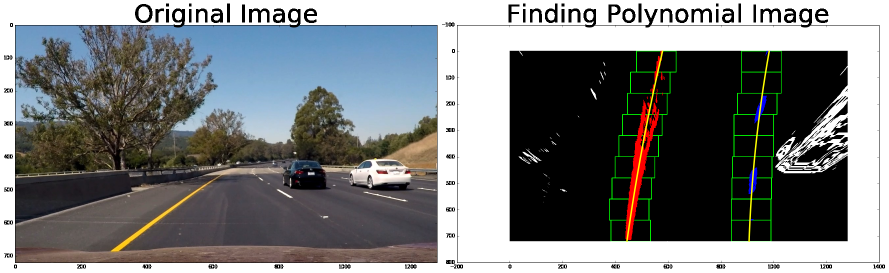
#> input picture WriteupResources/Finding_Lanes.png, 1777 x 546 px (shown at 1/2 size)
$ python -i AdvancedLaneFinding.py   (imports and definitions only)   (older library calls are emulated)
#> lines starting #> are read from the running program, lines starting #| are printed output that depends on the picture; after the words box and inside, x2 and y2 are one past the last pixel; in counts of white or black regions, pixels touching at a corner belong together
from moviepy.editor import VideoFileClip
from IPython.display import HTML
import cv2
import numpy as np
import matplotlib.pyplot as plt
import glob
import matplotlib.image as mping
import collections

#Calibrating Camera Lecture

cal_images = glob.glob('camera_cal/*.jpg')

objpoints = []
imgpoints = []

# prepare object points
objp = np.zeros((9*6,3),np.float32)
objp[:,:2] = np.mgrid[0:9, 0:6].T.reshape(-1,2)

# [11 lines not run here, left out]

# [5 lines left out: function undistortImage, not called in this run]

def abs_sobel_thresh(gray, orient='x', sobel_kernel=3, thresh=(0, 255)):
    # Apply x or y gradient with the OpenCV Sobel() function
    # and take the absolute value
    if orient == 'x':
        abs_sobel = np.absolute(cv2.Sobel(gray, cv2.CV_64F, 1, 0))
    if orient == 'y':
        abs_sobel = np.absolute(cv2.Sobel(gray, cv2.CV_64F, 0, 1))
    # Rescale back to 8 bit integer
    scaled_sobel = np.uint8(255*abs_sobel/np.max(abs_sobel))
    # Create a copy and apply the threshold
    binary_output = np.zeros_like(scaled_sobel)
    # Here I'm using inclusive (>=, <=) thresholds, but exclusive is ok too
    binary_output[(scaled_sobel >= thresh[0]) & (scaled_sobel <= thresh[1])] = 1

    # Return the result
    return binary_output

def mag_threshold(gray, sobel_kernel=3, thresh=(0, 255)):
    # Take both Sobel x and y gradients
    sobelx = cv2.Sobel(gray, cv2.CV_64F, 1, 0, ksize=sobel_kernel)
    sobely = cv2.Sobel(gray, cv2.CV_64F, 0, 1, ksize=sobel_kernel)
    # Calculate the gradient magnitude
    gradmag = np.sqrt(sobelx**2 + sobely**2)
    # Rescale to 8 bit
    scale_factor = np.max(gradmag)/255
    gradmag = (gradmag/scale_factor).astype(np.uint8)
    # Create a binary image of ones where threshold is met, zeros otherwise
    binary_output = np.zeros_like(gradmag)
    binary_output[(gradmag >= thresh[0]) & (gradmag <= thresh[1])] = 1

    # Return the binary image
    return binary_output

def dir_threshold(gray, sobel_kernel=3, thresh=(0, np.pi/2)):
    # 2) Take the gradient in x and y separately
    sobelx = cv2.Sobel(gray, cv2.CV_64F, 1, 0, ksize = sobel_kernel)
    sobely = cv2.Sobel(gray, cv2.CV_64F, 0, 1, ksize = sobel_kernel)
    # 3) Take the absolute value of the x and y gradients
    # 4) Use np.arctan2(abs_sobely, abs_sobelx) to calculate the direction of the gradient
    absgraddir = np.arctan2(np.absolute(sobely), np.absolute(sobelx))
    # 5) Create a binary mask where direction thresholds are met
    binary_output = np.zeros_like(absgraddir)
    binary_output[(absgraddir >= thresh[0]) & (absgraddir <= thresh[1])] = 1
    # 6) Return this mask as your binary_output image
    return binary_output

# [29 lines left out: functions Threshold, HeavyFilter, not called in this run]
def LightFilter(img, ksize=13, sx_thresh=(20, 100), mag_thresh = (45, 175), dir_thresh = (0.7, 1.25)):
    img = np.copy(img)
    # Convert to Gray
    gray = cv2.cvtColor(img, cv2.COLOR_RGB2GRAY)

    # Convert to HLS color space and separate the V channel
    hls = cv2.cvtColor(img, cv2.COLOR_RGB2HLS)
    s_channel = hls[:,:,2]
    # Sobel x on s
    sobelx_s = abs_sobel_thresh(s_channel, orient='x', sobel_kernel=ksize, thresh=sx_thresh)

    # Magnitude and direction on gray
    mag_binary_gray = mag_threshold(gray, sobel_kernel=ksize, thresh=mag_thresh)
    dir_binary_gray = dir_threshold(gray, sobel_kernel=ksize, thresh=dir_thresh)

    # Combine
    binary = np.zeros_like(sobelx_s)
    binary[((mag_binary_gray == 1) & (dir_binary_gray == 1)) | (sobelx_s == 1)] = 1

    return binary

def Pipeline(image):
    undist = undistortImage(image, objpoints, imgpoints)
    return HeavyFilter(undist)

# [19 lines left out: function Warp_Test, not called in this run]

def Warp(image):
    src, dest, warped, Minv = Warp_Test(image)
    return (warped, Minv)


# [128 lines left out: functions find_lane_pixels, fit_poly, search_around_poly, getCurvature, getCenterOffset, not called in this run]

#Create pipeline for video
# Define a class to receive the characteristics of each line detection
class Line():
    # [17 lines left out: function __init__, not called in this run]


    def getBestFit(self):
        print("Number of Lines = ",len(self.allPolys))
        return np.mean(self.allPolys, axis = 0)

    # [4 lines left out: function addPoly, not called in this run]

    def getCurvature(self):
        return np.mean(self.radius_of_curvature)

# [101 lines left out: function VideoPipeline, not called in this run]
# [8 lines not run here, left out]

>>> import cv2
>>> picture = cv2.cvtColor(cv2.imread('WriteupResources/Finding_Lanes.png'), cv2.COLOR_BGR2RGB)
>>> result = LightFilter(picture)
#> in LightFilter, `hls = cv2.cvtColor(img, cv2.COLOR_RGB2HLS)`: hls: shape (546, 1777, 3); mean of channels 0, 1, 2 32.1, 122.5, 27.5
#> in LightFilter, `s_channel = hls[:,:,2]`:
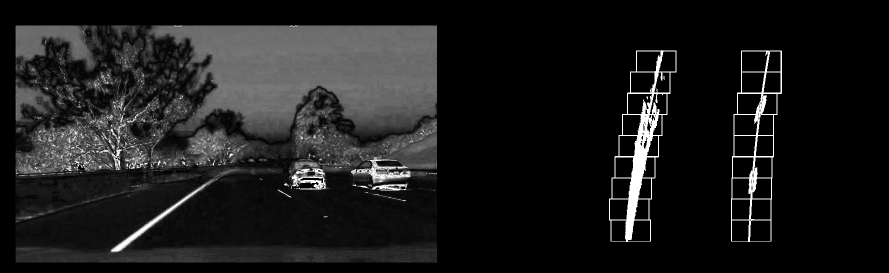
#> s_channel: shape (546, 1777) (shown at 1/2 size); min 0, max 255, mean 27.5
#> in LightFilter, `sobelx_s = abs_sobel_thresh(s_channel, orient='x', sobel_kernel=ksize,..`:
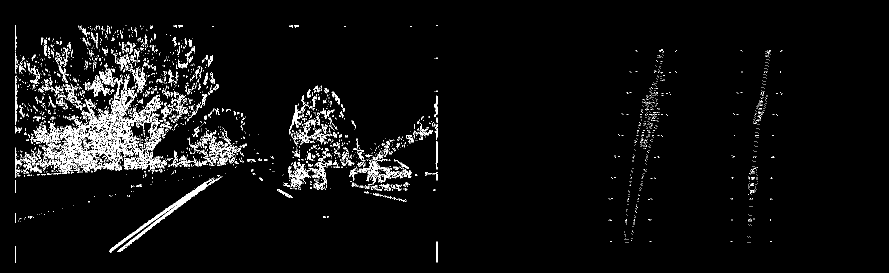
#> sobelx_s: shape (546, 1777) (shown at 1/2 size); values 0 (black) and 1 (white), 4.3% white in thin lines or dots, all inside (x1, y1, x2, y2) = (30, 50, 1565, 525)
#> in mag_threshold, `sobely = cv2.Sobel(gray, cv2.CV_64F, 0, 1, ksize=sobel_kernel)`:
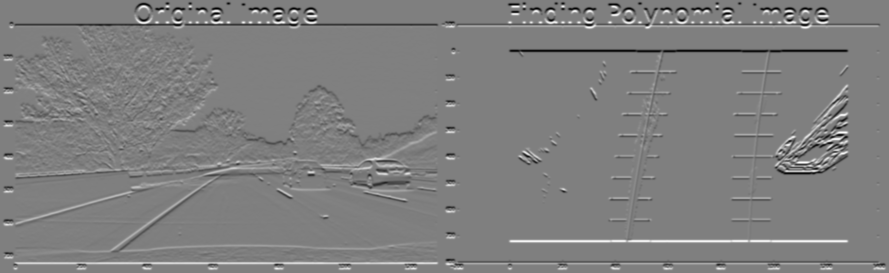
#> sobely: shape (546, 1777) float64 (shown at 1/2 size); min -482549760, max 482549760, mean 0; drawn with min black and max white
#> in mag_threshold, `gradmag = np.sqrt(sobelx**2 + sobely**2)`:
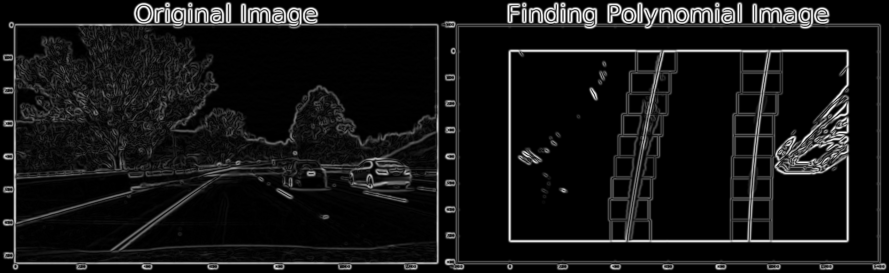
#> gradmag: shape (546, 1777) float64 (shown at 1/2 size); min 0, max 494742838.4, mean 40498812.1; drawn with min black and max white
#> in mag_threshold, `scale_factor = np.max(gradmag)/255`: scale_factor = 1940168
#> in LightFilter, `mag_binary_gray = mag_threshold(gray, sobel_kernel=ksize, thresh=mag_t..`: mag_binary_gray: shape (546, 1777); values 0 (black) and 1 (white), 12.2% white; 667 white regions (392 under 20 px), largest, box (x1, y1, x2, y2) and area: (1016, 98, 1699, 486) 34387, (5, 4, 878, 540) 26017, (883, 4, 1773, 540) 23295
#> in dir_threshold, `absgraddir = np.arctan2(np.absolute(sobely), np.absolute(sobelx))`:
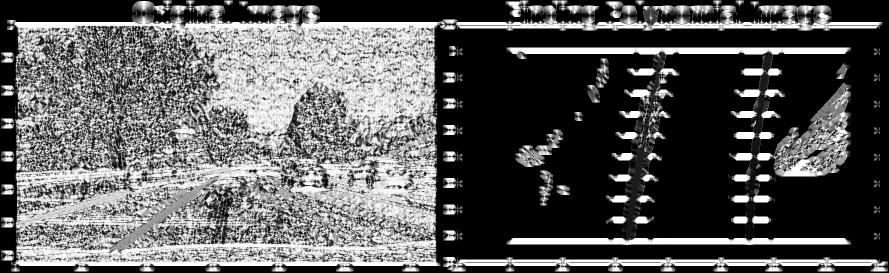
#> absgraddir: shape (546, 1777) float64 (shown at 1/2 size); min 0, max 1.57, mean 0.567; drawn with min black and max white
#> in LightFilter, `dir_binary_gray = dir_threshold(gray, sobel_kernel=ksize, thresh=dir_t..`:
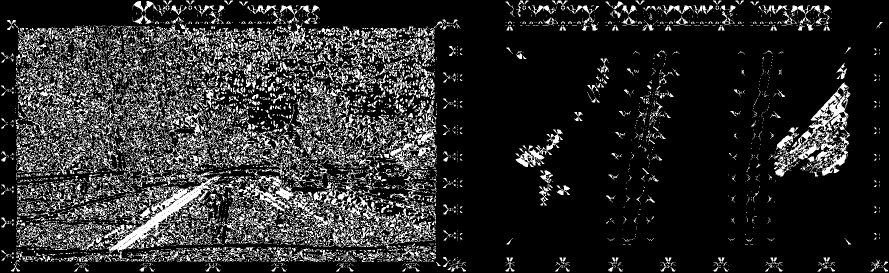
#> dir_binary_gray: shape (546, 1777) float64 (shown at 1/2 size); values 0 (black) and 1 (white), 16.9% white in thin lines or dots
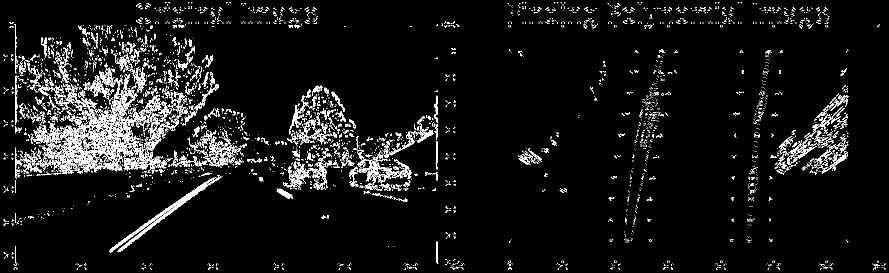
#> result: shape (546, 1777) (shown at 1/2 size); values 0 (black) and 1 (white), 6.1% white in thin lines or dots

$ run again, on WriteupResources/undistort_checkerboard.png
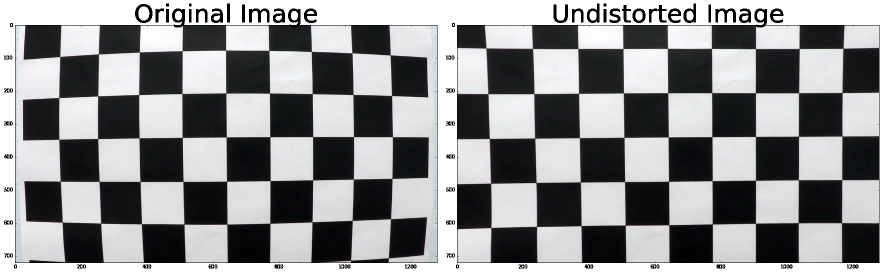
#> input picture WriteupResources/undistort_checkerboard.png, 1765 x 546 px (shown at 1/2 size)
#> hls: shape (546, 1765, 3); mean of channels 0, 1, 2 92.5, 143.2, 17.8
#> sobelx_s: shape (546, 1765); values 0 (black) and 1 (white), 4.3% white in thin lines or dots, all inside (x1, y1, x2, y2) = (30, 50, 1759, 526)
#> in mag_threshold, `gradmag = np.sqrt(sobelx**2 + sobely**2)`:
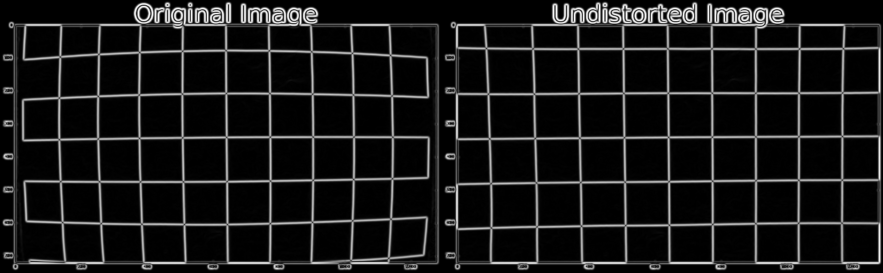
#> gradmag: shape (546, 1765) float64 (shown at 1/2 size); min 0, max 494742838.4, mean 47889987.4; drawn with min black and max white
#> scale_factor = 1940168
#> mag_binary_gray: shape (546, 1765); values 0 (black) and 1 (white), 12.4% white in thin lines or dots
#> dir_binary_gray: shape (546, 1765) float64; values 0 (black) and 1 (white), 22.6% white in thin lines or dots
#> `result = LightFilter(picture)`:
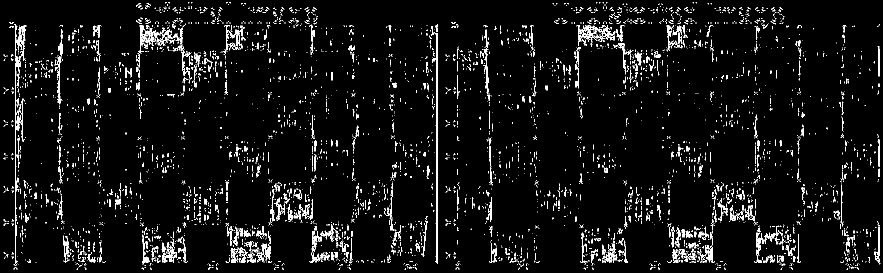
#> result: shape (546, 1765) (shown at 1/2 size); values 0 (black) and 1 (white), 4.9% white in thin lines or dots

$ run again, on WriteupResources/undistort_road.png
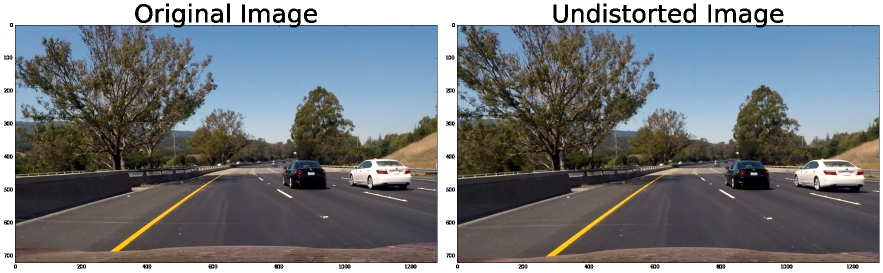
#> input picture WriteupResources/undistort_road.png, 1765 x 546 px (shown at 1/2 size)
#> hls: shape (546, 1765, 3); mean of channels 0, 1, 2 63.4, 122.4, 46.5
#> sobelx_s: shape (546, 1765); values 0 (black) and 1 (white), 8.2% white in thin lines or dots, all inside (x1, y1, x2, y2) = (30, 50, 1759, 525)
#> in mag_threshold, `gradmag = np.sqrt(sobelx**2 + sobely**2)`:
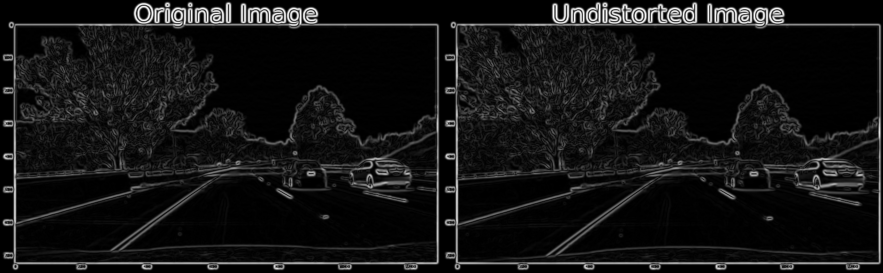
#> gradmag: shape (546, 1765) float64 (shown at 1/2 size); min 0, max 494742838.4, mean 39662214.3; drawn with min black and max white
#> scale_factor = 1940168
#> mag_binary_gray: shape (546, 1765); values 0 (black) and 1 (white), 11.3% white; 1198 white regions (765 under 20 px), largest, box (x1, y1, x2, y2) and area: (889, 4, 1762, 540) 27061, (5, 4, 878, 540) 26017, (1045, 354, 1317, 517) 2395
#> dir_binary_gray: shape (546, 1765) float64; values 0 (black) and 1 (white), 29% white in thin lines or dots
#> `result = LightFilter(picture)`:
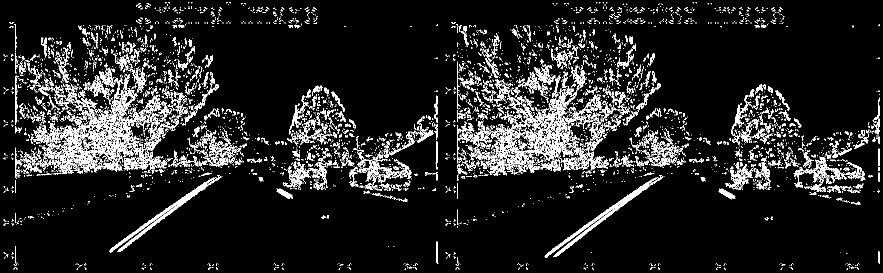
#> result: shape (546, 1765) (shown at 1/2 size); values 0 (black) and 1 (white), 10% white in thin lines or dots
